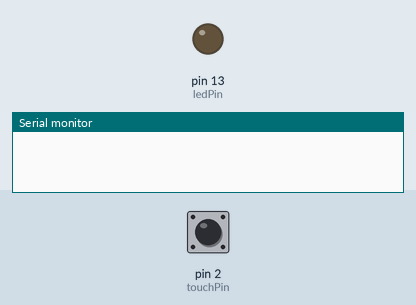
Recording of a sketch running on a simulated Arduino Uno, built with avr-gcc and run on an emulated ATmega328P. Parts: output pins drawn as LEDs (lit = HIGH), the last lines printed to the serial monitor. Inputs (shaded band) come from the test bench; at power-on: pin 2 (touchPin) LOW.

Above: at 1.5 s.
1.6 s: pin 2 (touchPin) pulled HIGH for 0.4 s
At 1.92 s:
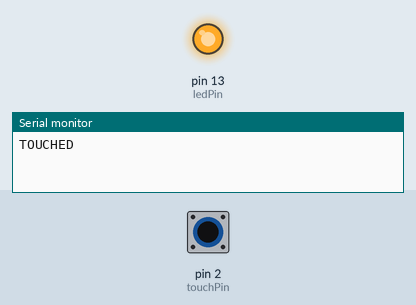
3.6 s: pin 2 (touchPin) pulled HIGH for 3.2 s
At 7.6 s:
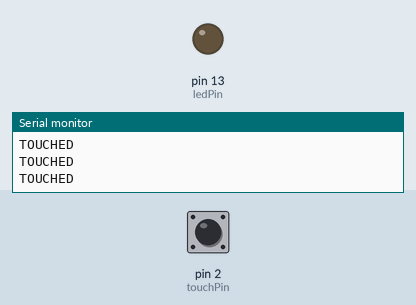
Timing chart, 0 to 9.1 s (numbered marks = the images above; inputs shaded):
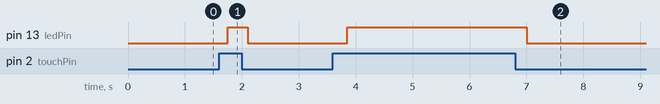

The sketch:

touch.ino
```cpp
#define touchPin 2
//make sure it is on the same pin
// Uncomment the code relating to 'ledPin' if you do not want to LED to flash

int ledPin = 13;

void setup() {
  Serial.begin(9600);
  pinMode(ledPin, OUTPUT);
  pinMode(touchPin, INPUT);
}

void loop() {
  int touchValue = digitalRead(touchPin);
  if (touchValue == HIGH) {
    Serial.println("TOUCHED");
    digitalWrite(ledPin, HIGH);
  } else {
    digitalWrite(ledPin, LOW);
  }
  delay(350);
}
```

Measured:
- after the input at 1.6 s, pin 13 (ledPin): LOW → HIGH after 0.15 s, → LOW 0.35 s later
- after the input at 3.6 s, pin 13 (ledPin): LOW → HIGH after 0.25 s, → LOW 3.2 s later
